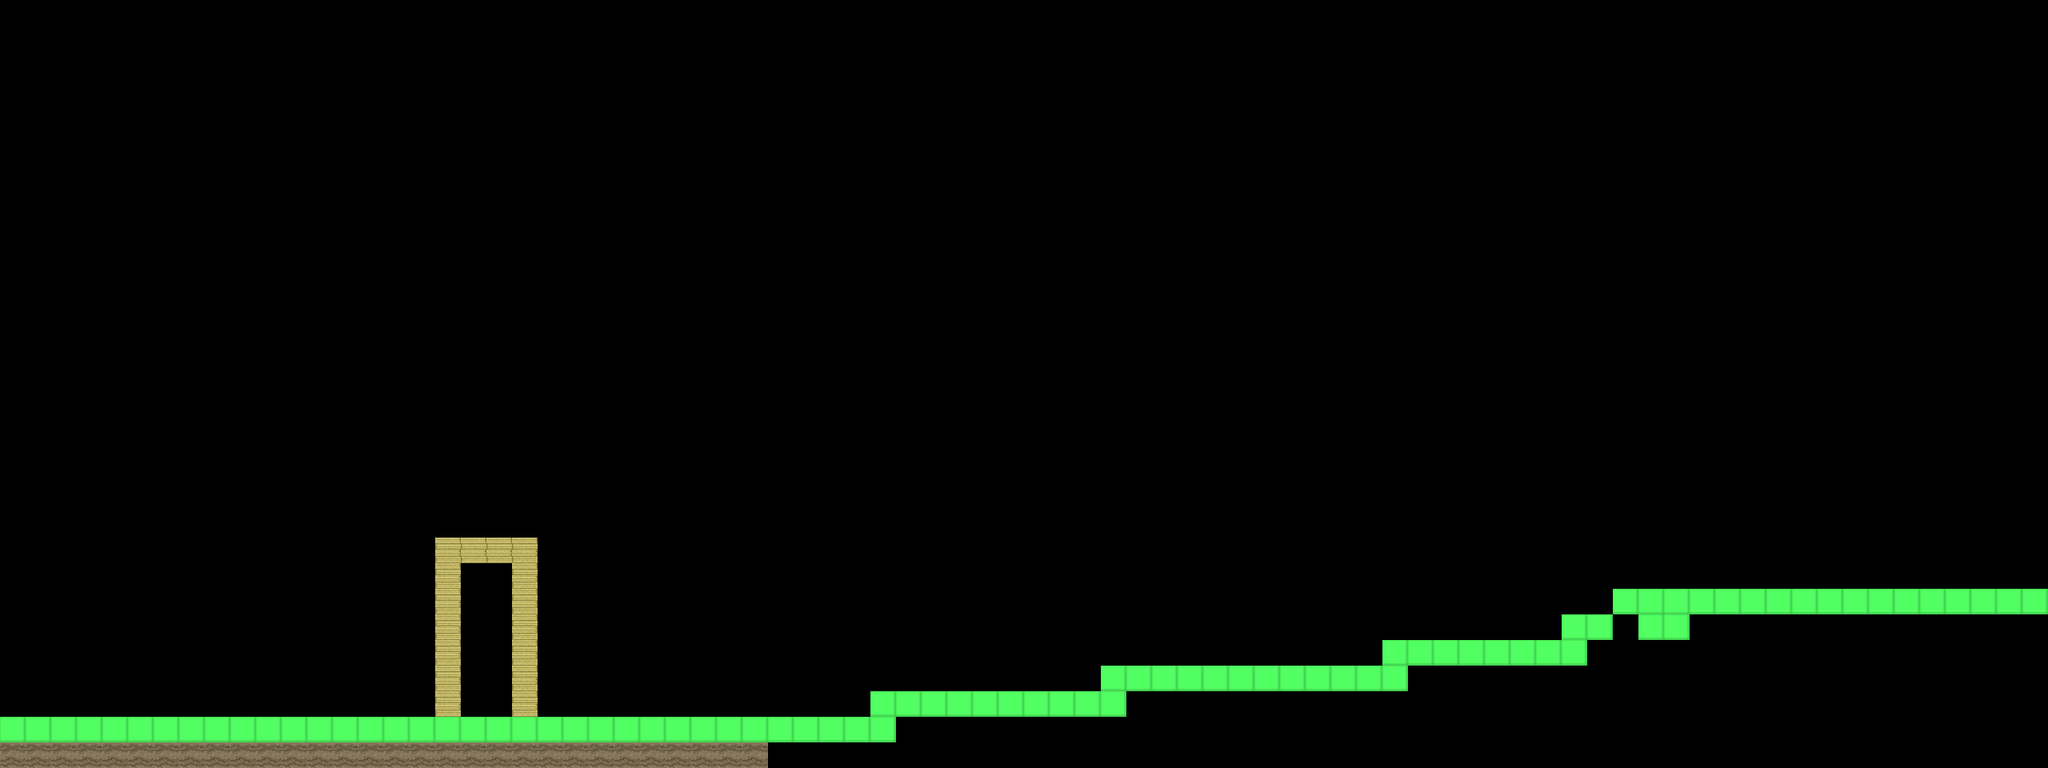

The image is a tile-based game level rendered from a .tmx file. Its description and source (layers, tilesets, objects; grid data summarised) follow:
An orthogonal 80x30 tile map with 32x32 px tiles, 1 tile layer (Слой тайлов 1) and 2 objects.

<map version="1.2" tiledversion="1.2.5" orientation="orthogonal" renderorder="right-down" width="80" height="30" tilewidth="32" tileheight="32" infinite="0" nextlayerid="7" nextobjectid="13">
 <tileset firstgid="1" source="main.tsx" />
 <layer id="6" name="Слой тайлов 1" width="80" height="30">
  <data>[2400 cells, 132 non-empty, 3 distinct tile ids]</data>
 </layer>
 <objectgroup id="3" name="collision-layer">
  <object id="8" x="544" y="672">
   <polyline points="0,0 128,0" />
  </object>
  <object id="12" x="0" y="896">
   <polyline points="0,0 960,0 1120,-32 1280,-32 1440,-64 1664,-64 1760,-96 1920,-96 2016,-160 2560,-160" />
  </object>
 </objectgroup>
</map>
